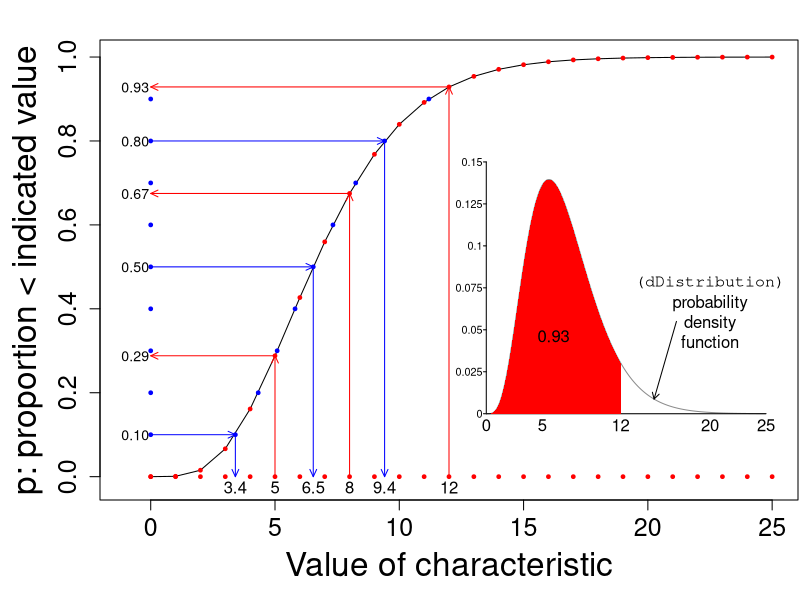

Reproduce this figure in R.
## ---- chunk 1

SHAPE = 5; SCALE=1.4
values.of.characteristic = seq(0,25,1)
p = pgamma(values.of.characteristic,shape=SHAPE,scale=SCALE)
par(mfrow=c(1,1),mar = c(5,5,2,0.1))
plot(values.of.characteristic,p,type="l",
     cex.lab=2,
     xlab="Value of characteristic",
     ylab="p: proportion < indicated value",
     ylim=c(-0.015,1), xlim=c(-1,25),
     cex.axis=1.5)
points(values.of.characteristic,p,pch=19,
       col="red",cex=0.5)
points(values.of.characteristic,rep(0,26),
       pch=19,cex=0.5,col="red")
for(x in c(5,8,12)){
 arrows(x,0, x,p[x+1],col="red",length=0.08,angle=25 )
 arrows(x,p[x+1],0, p[x+1],col="red",
       length=0.08,angle=25)
 text(0,p[x+1], toString(round(p[x+1],2)),
     adj=c(1.05,0.5), cex=0.85 )
 text(x,0, toString(x),
     adj=c(0.5,1.3) )
}

p = seq(0.10,0.90,0.10) 
q = qgamma(p,shape=SHAPE,scale=SCALE)
points(q,p,pch=19,cex=0.5,col="blue")
points(rep(0,9),p,pch=19,cex=0.5,col="blue")

for(y in c(1,5,8)){
arrows(0,p[y], q[y],p[y],
       col="blue",length=0.08,angle=25 )
arrows(q[y],p[y], q[y],0,  
       col="blue",length=0.08,angle=25 )
text(q[y],0, toString(round(q[y],1)),
     adj=c(0.5,1.3) )
text(0,p[y], sprintf("%.2f", p[y]),
     adj=c(1.05,0.5), cex=0.85 )
}

x0=13.5 ; dx=0.45
y0=0.15; dy = 4

segments(x0,y0,x0,y0+0.15*dy)
for(d in seq(0,0.15,0.025)){
  text(x0-dx/3, y0+dy*d, toString(d), cex=0.65,adj=c(1,0.5))
  segments(x0, y0+dy*d, x0-dx/4,y0+dy*d) 
}
values=seq(0,25,0.01)
d = dgamma(values,shape=SHAPE,scale=SCALE)
lines(x0+values*dx,y0+d*dy,col="grey55")
segments(x0,y0,x0+dx*max(values.of.characteristic),y0)
for(x in c(0,5,12,20,25)) text(x0+x*dx,0.95*y0,toString(x),adj=c(0.5,1.1))
x=seq(0,12,0.1)
d = dgamma(x,shape=SHAPE,scale=SCALE)
polygon(x0+dx*c(x,max(x),0),y0+dy*c(d,0,0),col="red",border=NA)
P = pgamma(max(x),shape=SHAPE,scale=SCALE)
text(x0+dx*max(x)/2,y0+dy*max(d)/3,sprintf("%.2f",round(P,2)),
     adj=c(0.5,0.5), cex=1 )


xx = x0+dx*20
yy = y0+dy*0.055

arrows(xx-3*dx,yy,xx-5*dx,yy/2,length=0.07,angle=30)

text(xx,yy,"probability\ndensity\nfunction") 

text(xx,yy/0.8,"(dDistribution)", family="mono")


## ---- chunk 2

entries = 200*seq(10,1200,10) + 1
percent = 100 * entries/241929
noquote( paste(head(round(percent,1),10),collapse="%, ") )
tail(round(percent,1),10)
## ---- chunk 3

my.id = 800606
set.seed(my.id)
n = 50
sample.entry.numbers = sample(x = 1:241929, size=n)
sorted.sample.entry.numbers = sort(sample.entry.numbers)
head(sorted.sample.entry.numbers,10)
page.number = ceiling(sorted.sample.entry.numbers/200)
within.page = sorted.sample.entry.numbers-200*(page.number-1)
column.number = ceiling(within.page/100)
row.number = within.page - 100*(column.number-1)

dataset = data.frame(page.number,column.number,row.number)
head(dataset)
tail(dataset)

